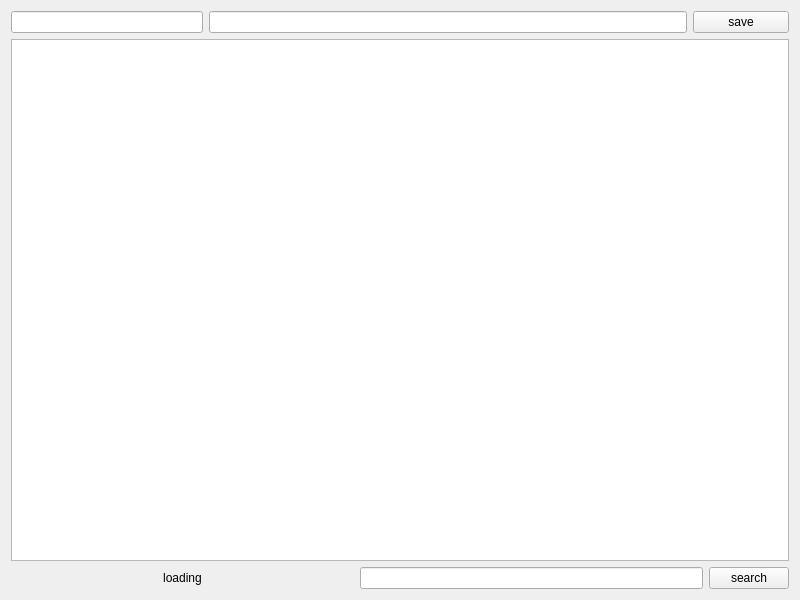
<?xml version="1.0" encoding="UTF-8"?>
<ui version="4.0">
 <class>Widget</class>
 <widget class="QWidget" name="Widget">
  <property name="geometry">
   <rect>
    <x>0</x>
    <y>0</y>
    <width>800</width>
    <height>600</height>
   </rect>
  </property>
  <property name="sizePolicy">
   <sizepolicy hsizetype="MinimumExpanding" vsizetype="MinimumExpanding">
    <horstretch>0</horstretch>
    <verstretch>0</verstretch>
   </sizepolicy>
  </property>
  <property name="windowTitle">
   <string>Poneglyphs</string>
  </property>
  <layout class="QGridLayout" name="gridLayout_2">
   <item row="0" column="0">
    <layout class="QGridLayout" name="gridLayout">
     <item row="2" column="0">
      <widget class="QTableView" name="tableView">
       <property name="sizePolicy">
        <sizepolicy hsizetype="Expanding" vsizetype="Expanding">
         <horstretch>0</horstretch>
         <verstretch>0</verstretch>
        </sizepolicy>
       </property>
       <attribute name="horizontalHeaderCascadingSectionResizes">
        <bool>false</bool>
       </attribute>
      </widget>
     </item>
     <item row="0" column="0">
      <layout class="QHBoxLayout" name="horizontalLayout" stretch="2,5,1">
       <item>
        <widget class="QLineEdit" name="colinput1"/>
       </item>
       <item>
        <widget class="QLineEdit" name="colinput2"/>
       </item>
       <item>
        <widget class="QPushButton" name="savebtn">
         <property name="text">
          <string>save</string>
         </property>
        </widget>
       </item>
      </layout>
     </item>
     <item row="3" column="0">
      <layout class="QHBoxLayout" name="horizontalLayout_2">
       <item>
        <widget class="QLabel" name="statusbar">
         <property name="sizePolicy">
          <sizepolicy hsizetype="Expanding" vsizetype="Preferred">
           <horstretch>0</horstretch>
           <verstretch>0</verstretch>
          </sizepolicy>
         </property>
         <property name="styleSheet">
          <string notr="true"/>
         </property>
         <property name="text">
          <string>loading</string>
         </property>
         <property name="textFormat">
          <enum>Qt::AutoText</enum>
         </property>
         <property name="alignment">
          <set>Qt::AlignCenter</set>
         </property>
        </widget>
       </item>
       <item>
        <widget class="QLineEdit" name="searchinput"/>
       </item>
       <item>
        <widget class="QPushButton" name="searchbtn">
         <property name="text">
          <string>search</string>
         </property>
        </widget>
       </item>
      </layout>
     </item>
    </layout>
   </item>
  </layout>
 </widget>
 <resources/>
 <connections/>
</ui>
